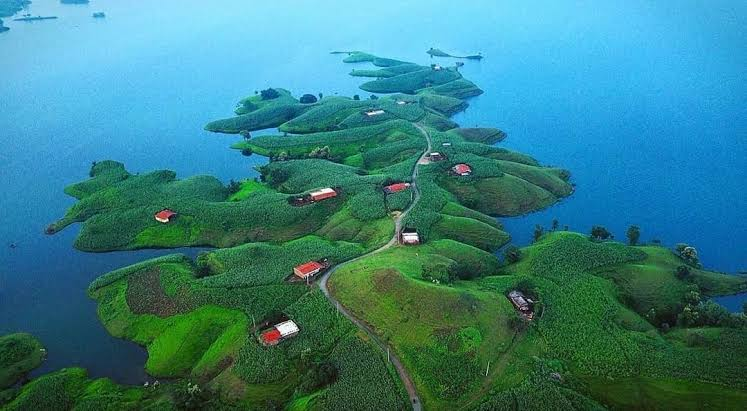
#> input picture images/major project/open_cv/photos/banswara.jpg, 747 x 411 px
$ python histograms.py
#> lines starting #> are read from the running program, lines starting #| are printed output that depends on the picture
import cv2 as cv
import numpy as np
import matplotlib.pyplot as plt

img = cv.imread('photos/banswara.jpg')
#> img is the input picture: shape (411, 747, 3); mean B, G, R 131.6, 126.5, 54.6
cv.imshow("Image",img)

# [17 lines of commented-out code are left out]

colors = ('b','g','r')
for i,col in enumerate(colors):
    hist = cv.calcHist([img],[i],None,[256],[0,256])
    plt.plot(hist,color=col)
    plt.xlim([0,256])
plt.show()
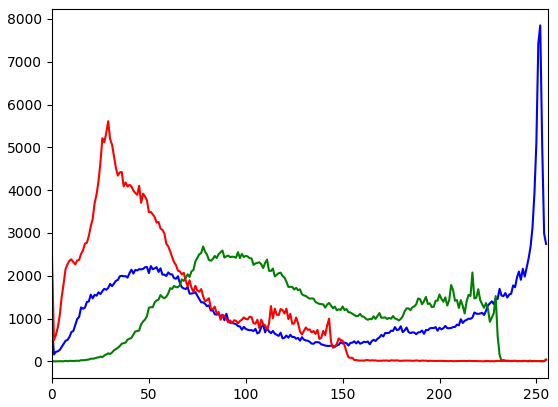
#> figure drawn by matplotlib, 1 panel; curve peaks at x = 252, y = 7850; curve peaks at x = 78, y = 2686; curve peaks at x = 29, y = 5611

cv.waitKey(3000)
